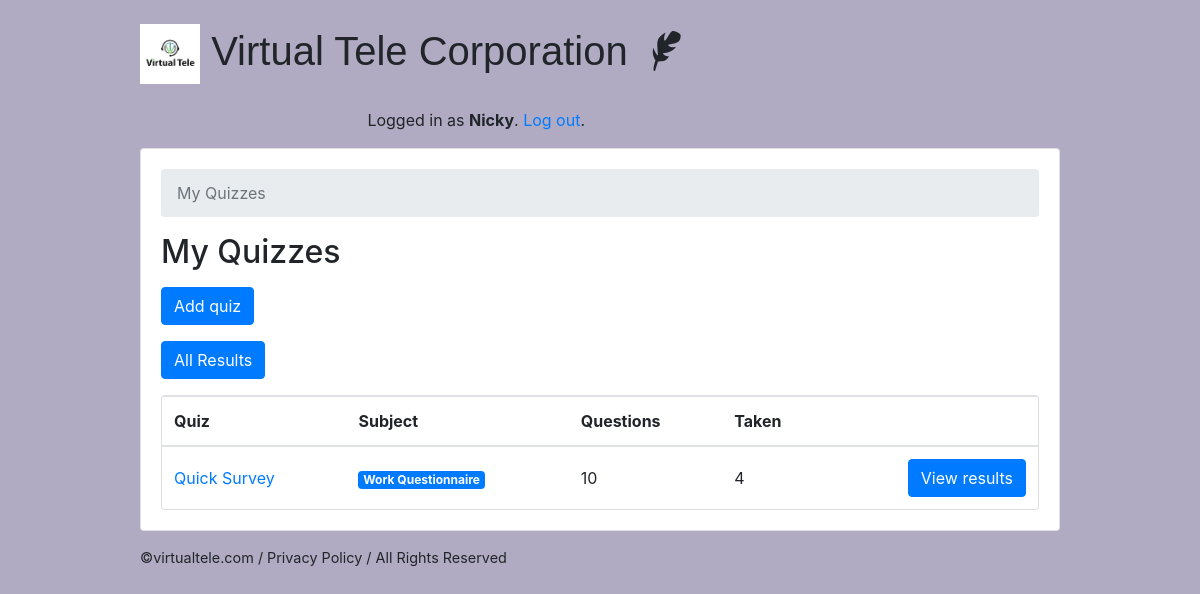
The page /recruiters/ (signed in) on the database as committed earlier.
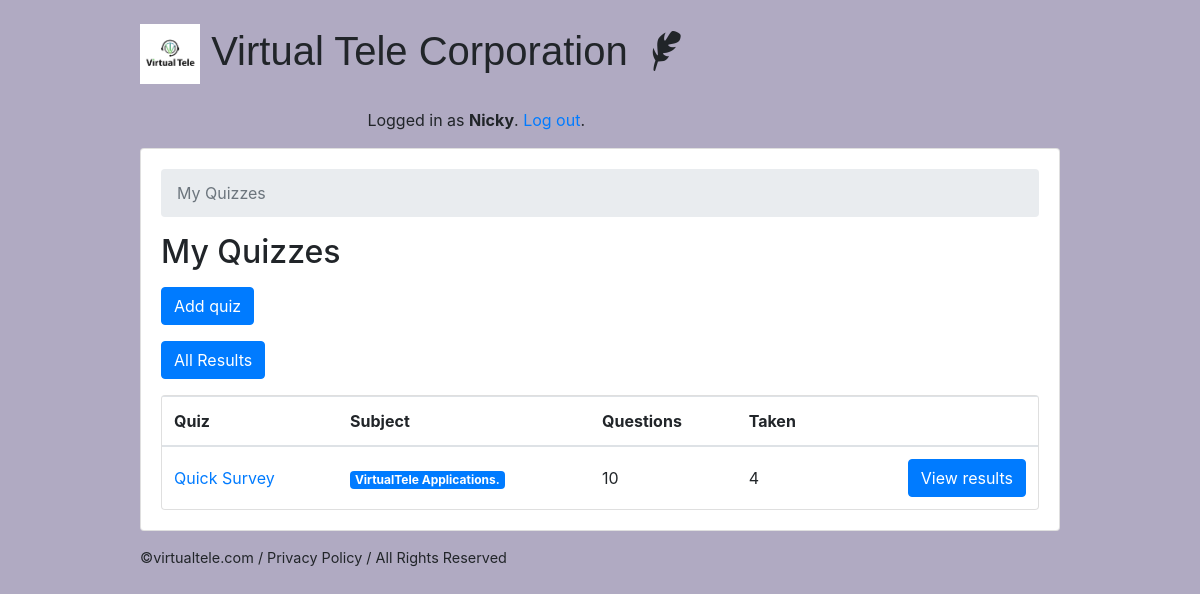
The same page on the database as committed later.
### classroom/models.py (models this page shows, shortened)
class Quiz(models.Model):
    owner = models.ForeignKey(User, on_delete=models.CASCADE, related_name='quizzes')
    name = models.CharField(max_length=255)
    subject = models.ForeignKey(Subject, on_delete=models.CASCADE, related_name='quizzes')

class Subject(models.Model):
    name = models.CharField(max_length=30)
    color = models.CharField(max_length=7, default='#007bff')
    def get_html_badge(self):
        name = escape(self.name)
        color = escape(self.color)
        html = '<span class="badge badge-primary" style="background-color: %s">%s</span>' % (color, name)
        return mark_safe(html)

### classroom/views/teachers.py (the view)
# urls.py: path('', students.QuizListView.as_view(), name='quiz_list'),
@method_decorator([login_required, teacher_required], name='dispatch')
class QuizListView(ListView):
    model = Quiz
    ordering = ('name', )
    context_object_name = 'quizzes'
    template_name = 'classroom/teachers/quiz_change_list.html'
    def get_queryset(self):
        queryset = self.request.user.quizzes \
            .select_related('subject') \
            .annotate(questions_count=Count('questions', distinct=True)) \
            .annotate(taken_count=Count('taken_quizzes', distinct=True))
        return queryset

### classroom/templates/classroom/teachers/quiz_change_list.html
{% extends 'base.html' %}
{% block content %}
  <nav aria-label="breadcrumb">
    <ol class="breadcrumb">
      <li class="breadcrumb-item active" aria-current="page">My Quizzes</li>
    </ol>
  </nav>
  <h2 class="mb-3">My Quizzes</h2>
  <a href="{% url 'teachers:quiz_add' %}" class="btn btn-primary mb-3" role="button">Add quiz</a><br>
  <a href="{% url 'teachers:applicant_list' %}" class="btn btn-primary mb-3" role="button">All Results</a>
  <div class="card">
    <table class="table mb-0">
      <thead>
        <tr>
          <th>Quiz</th>
          <th>Subject</th>
          <th>Questions</th>
          <th>Taken</th>
          <th></th>
        </tr>
      </thead>
      <tbody>
        {% for quiz in quizzes %}
          <tr>
            <td class="align-middle"><a href="{% url 'teachers:quiz_change' quiz.pk %}">{{ quiz.name }}</a></td>
            <td class="align-middle">{{ quiz.subject.get_html_badge }}</td>
            <td class="align-middle">{{ quiz.questions_count }}</td>
            <td class="align-middle">{{ quiz.taken_count }}</td>
            <td class="text-right">
              <a href="{% url 'teachers:quiz_results' quiz.pk %}" class="btn btn-primary">View results</a>
            </td>
          </tr>
        {% empty %}
          <tr>
            <td class="bg-light text-center font-italic" colspan="5">You haven't created any quiz yet.</td>
          </tr>
        {% endfor %}
      </tbody>
    </table>
  </div>
{% endblock %}

Rows that differ between the two databases and show on the page:
changed through a linked row, Quiz "Quick Survey": subject.get_html_badge "Work Questionnaire" → "VirtualTele Applications."
